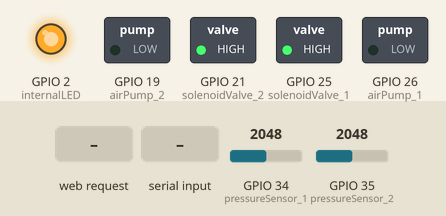
This sketch was run on a simulated ESP32. Parts: switched loads named in the sketch (green lamp = pin HIGH), output pins drawn as LEDs (lit = HIGH). The test bench sets the inputs (shaded band); at power-on: GPIO 34 (pressureSensor_1) = 2048, GPIO 35 (pressureSensor_2) = 2048. WiFi joins after 1.5 s; servers stay silent unless stated; what the sketch prints to the serial monitor is not drawn.

Above: at 3.7 s.
3.8 s: GPIO 34 (pressureSensor_1) set to 119
6.8 s: GPIO 34 (pressureSensor_1) set to 101
9.8 s: HTTP request GET /set?adj=max received
At 11.1 s:
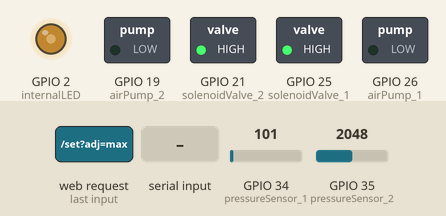
11.4 s: GPIO 35 (pressureSensor_2) set to 491
At 11.68 s:
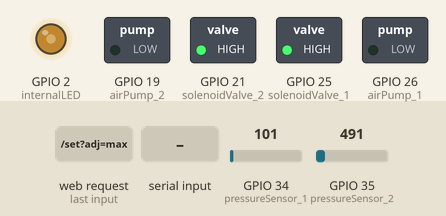
14.4 s: "max" received over Serial
17.4 s: GPIO 35 (pressureSensor_2) set to 121
20.4 s: GPIO 35 (pressureSensor_2) set to 103
At 21.4 s:
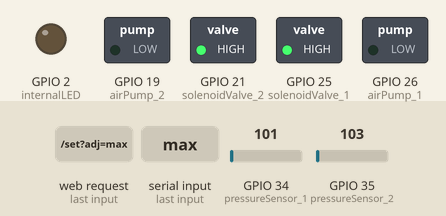
Timing chart, 0 to 22.9 s (numbered marks = the images above; inputs shaded):
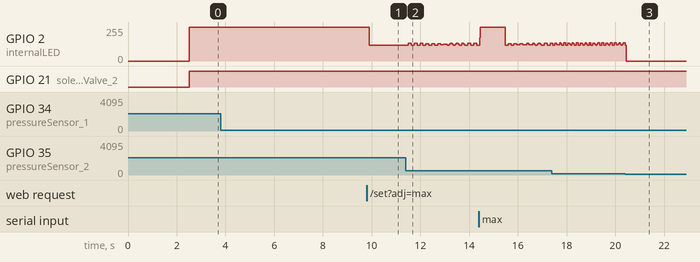

The sketch:

apparatus_script.ino
```cpp
#include <WiFi.h>
#include <WiFiMulti.h>
#include <WebServer.h>

//-// ESP32 Pins //-//
int internalLED = 2;  // blue
// Pressure Cuff #1
int airPump_1        = 26;
int solenoidValve_1  = 25;
int pressureSensor_1 = 34;
// Pressure Cuff #2
int airPump_2        = 19;
int solenoidValve_2  = 21;
int pressureSensor_2 = 35; // 4;

//-// Miscellaneous Variables //-//
// Pressure Cuff #1
int sensor_idle_1         = 60;     // in analogRead Units (0-4095)
int max_pressure_1        = 1000;
int current_pressure_1    = 0;
float intended_pressure_1 = 0;      // Percentage
bool reached_pressure_1   = false;
// Pressure Cuff #2
int sensor_idle_2         = 60;     // in analogRead Units (0-4095) ???
int max_pressure_2        = 1000;
int current_pressure_2    = 0;
float intended_pressure_2 = 0;      // Percentage
bool reached_pressure_2   = false;

float tolerance     = 50;           // in analogRead Units (±)
int adjustment_rate = 20;           // in ms (≤ 25)
bool readjust      = true;

String msg;                         // received via the SerialMonitor
String cmd;

const char *ssid[]      = {"<stationary_ssid>", "<mobile_ssid>"};
const char *password[]  = {"<stationary_password>", "<mobile_password>"};

WiFiMulti wifiMulti;

WebServer server(80);


void setup() {
  // put your setup code here, to run once:
  Serial.begin(115200);

  pinMode(internalLED, OUTPUT);

  pinMode(airPump_1, OUTPUT);
  pinMode(solenoidValve_1, OUTPUT);
  pinMode(airPump_2, OUTPUT);
  pinMode(solenoidValve_2, OUTPUT);

  // Start-up Sequence
  delay(1000);
  digitalWrite(solenoidValve_1, HIGH);
  Serial.println();

  connect_to_WiFi();
  server.on("/", handle_HTTP_main);
  server.on("/get", handle_HTTP_get);
  server.on("/set", handle_HTTP_set);
  server.begin();

  Serial.println();
  digitalWrite(solenoidValve_1, LOW);
}


void loop() {
  // put your main code here, to run repeatedly:
  server.handleClient();

  // Check for new Values
  if (Serial.available()) {
    msg = Serial.readString();
    handle_msg(msg);
  }

  // Read Pressure Values
  current_pressure_1 = analogRead(pressureSensor_1);
  current_pressure_2 = analogRead(pressureSensor_2);

  // Print Pressure Cuff #1
  Serial.print("Cuff_1.Pressure = " + String(current_pressure_1));
  Serial.print(" (" + String(to_mV(current_pressure_1)) + " mV");
  current_pressure_1 -= sensor_idle_1;
  Serial.print(" → " + printable_pressure(current_pressure_1) + ")");

  // Handle Pressure Cuff #1
  if ((intended_pressure_1 > 0) && (current_pressure_1 < (intended_pressure_1*max_pressure_1 - tolerance)) && (readjust || !reached_pressure_1)) {   // Inflate Cuff
    digitalWrite(airPump_1, HIGH);
    digitalWrite(solenoidValve_1, LOW);   // *(thud)*
    digitalWrite(internalLED, HIGH);
    Serial.println(" --> +");
  } else if (current_pressure_1 > (intended_pressure_1*max_pressure_1 + tolerance) && (readjust || !reached_pressure_1)) {                           // Deflate Cuff
    digitalWrite(airPump_1, LOW);
    digitalWrite(solenoidValve_1, HIGH);  // *click!*
    digitalWrite(internalLED, HIGH);
    Serial.println(" --> -");
  } else {                                                                                                                                                // Maintain current Pressure
    digitalWrite(airPump_1, LOW);
    if (intended_pressure_1 > 0)          // Stop Valve flickering when no Pressure to be sustained
      digitalWrite(solenoidValve_1, LOW);
    digitalWrite(internalLED, LOW);
    Serial.println(" --> =");
    reached_pressure_1 = true;
  }

  // Print Pressure Cuff #2
  Serial.print("Cuff_2.Pressure = " + String(current_pressure_2));
  Serial.print(" (" + String(to_mV(current_pressure_2)) + " mV");
  current_pressure_2 -= sensor_idle_2;
  Serial.print(" → " + printable_pressure(current_pressure_2) + ")");

  // Handle Pressure Cuff #2
  if ((intended_pressure_2 > 0) && (current_pressure_2 < (intended_pressure_2*max_pressure_2 - tolerance)) && (readjust || !reached_pressure_2)) {   // Inflate Cuff
    digitalWrite(airPump_2, HIGH);
    digitalWrite(solenoidValve_2, LOW);   // *(thud)*
    digitalWrite(internalLED, HIGH);
    Serial.println(" --> +");
  } else if (current_pressure_2 > (intended_pressure_2*max_pressure_2 + tolerance) && (readjust || !reached_pressure_2)) {                           // Deflate Cuff
    digitalWrite(airPump_2, LOW);
    digitalWrite(solenoidValve_2, HIGH);  // *click!*
    digitalWrite(internalLED, HIGH);
    Serial.println(" --> -");
  } else {                                                                                                      // Maintain current Pressure
    digitalWrite(airPump_2, LOW);
    if (intended_pressure_2 > 0)          // Stop Valve flickering when no Pressure to be sustained
      digitalWrite(solenoidValve_2, LOW);
    digitalWrite(internalLED, LOW);
    Serial.println(" --> =");
    reached_pressure_2 = true;
  }

  delay(adjustment_rate);
}


//-// Helper Functions //-//
float to_mV(int value) {
  return 3300*value/4095;
}

float to_kPa(int value) {
  return to_mV(value)/45;
}

String printable_pressure(int pressure) {
  float kPa = to_kPa(pressure);
  float mmHg = 7.50062*kPa;
  return (String(pressure) + " ≙ " + String(kPa) + " kPa = " + String(mmHg) + " mmHg");
}

void handle_msg(String msg) {
  cmd = msg.substring(0, 3);
  Serial.println();
  if (cmd == "max") {                   // max_pressure_1       (max)
    max_pressure_1 = msg.substring(3).toInt();
    Serial.println("max_pressure_1 <-- " + String(max_pressure_1));
  } else if (cmd == "lvl") {            // intended_pressure_1  (lvl)
    intended_pressure_1 = msg.substring(3).toFloat();
    Serial.println("intended_pressure_1 <-- " + String(intended_pressure_1) + " (≙ " + printable_pressure(intended_pressure_1*max_pressure_1) + ")");
  } else if (cmd == "adj") {            // adjustment_rate      (adj)
    adjustment_rate = msg.substring(3).toInt();
    Serial.println("adjustment_rate <-- " + String(adjustment_rate) + " ms");
  } else if (cmd == "tol") {            // tolerance            (tol)
    tolerance = msg.substring(3).toInt();
    Serial.println("tolerance <-- ±" + String(tolerance));
  } else if (cmd == "rea") {            // tolerance            (tol)
    if (msg.substring(3).toInt() >= 1) {
      readjust = true;
      Serial.println("readjust <-- true");
    } else {
      readjust = false;
      Serial.println("readjust <-- false");
    }
  } else {
    Serial.println("Unknown msg...");
  }
  Serial.println();
  reached_pressure_1 = false;
  reached_pressure_2 = false;
}

void connect_to_WiFi() {
  int i = 0;
  while (WiFi.status() != WL_CONNECTED) {
    WiFi.disconnect(true);  // Delete old Config

    Serial.println();
    Serial.print("Connecting to \"" + String(ssid[i]) + "\"");
    WiFi.begin(ssid[i], password[i]);

    int j = 0;
    while (WiFi.status() != WL_CONNECTED && j < 10) {
      delay(500);
      Serial.print(".");
      j++;
    }

    Serial.println();
    if (WiFi.status() == WL_CONNECTED) {
      Serial.print("Connection established under IP address: ");
      Serial.println(WiFi.localIP());
      break;
    }
    Serial.println("Couldn't establish a connection in time.");
    i = (i + 1) % 2;
  }
}

void handle_HTTP_main() {
  server.send(200, "text/html", "<html><title>ESP32</title><body><a>Click </a><a href=""/set"">here</a><a> to control the Pressure Cuffs or </a><a href=""/get"">here</a><a> to get their readings</a></body></html>");
}

void handle_HTTP_get() {
  server.send(200, "text/html", String(current_pressure_1) + " " + String(current_pressure_2));  // Alternately: "text/plain"
}

void handle_HTTP_set() {
  Serial.println();
  String html = "<html><head><meta charset=\"UTF-8\"><title>ESP32 Control Page</title></head><body>";

  html       += "<h1>Pressure Cuff Controls</h1>";
  html       += "<form action=""/set"" method=""get"">";
  html       += "  <input type=""text"" id=""rea"" name=""rea"">";
  html       += "  <label for=""rea"">readjust?";

  if (server.hasArg("rea") && !server.arg("rea").isEmpty()) {
    if (server.arg("rea").toInt() >= 1) {
      readjust = true;
      Serial.println("readjust? <-- true");
    } else {
      readjust = false;
      Serial.println("readjust? <-- false");
    }
    html     += " → ";
    reached_pressure_1 = false;
    reached_pressure_2 = false;
  } else {
    html     += " = ";
  }
  html       += String(readjust) + "</label><br><br>";

  html       += "  <input type=""text"" id=""adj"" name=""adj"">";
  html       += "  <label for=""adj"">adjustment_rate";

  if (server.hasArg("adj") && !server.arg("adj").isEmpty()) {
    adjustment_rate = server.arg("adj").toInt();
    Serial.println("adjustment_rate <-- " + String(adjustment_rate) + " ms");
    html     += " → ";
    reached_pressure_1 = false;
    reached_pressure_2 = false;
  } else {
    html     += " = ";
  }
  html       += String(adjustment_rate) + " ms</label><br><br>";

  html       += "  <input type=""text"" id=""tol"" name=""tol"">";
  html       += "  <label for=""tol"">tolerance";

  if (server.hasArg("tol") && !server.arg("tol").isEmpty()) {
    tolerance = server.arg("tol").toFloat();
    Serial.println("tolerance <-- ±" + printable_pressure(tolerance));
    html     += " → ";
    reached_pressure_1 = false;
    reached_pressure_2 = false;
  } else {
    html     += " = ";
  }
  html       += "±" + printable_pressure(tolerance) + "</label><br><br>";

  html       += "  <label for=""cuff_1"">Pressure Cuff #1 [<a href=""/set?lvl_1=0"">Deflate</a>]</label><br><br>";
  html       += "  <input type=""text"" id=""max_1"" name=""max_1"">";
  html       += "  <label for=""max_1"">max_pressure_1";

  if (server.hasArg("max_1") && !server.arg("max_1").isEmpty()) {
    max_pressure_1 = server.arg("max_1").toInt();
    if (max_pressure_1 > 4000)
      max_pressure_1 = 4000;
    Serial.println("max_pressure_1 <-- " + printable_pressure(max_pressure_1));
    html     += " → ";
    reached_pressure_1 = false;
  } else {
    html     += " = ";
  }
  html       += printable_pressure(max_pressure_1) + "</label><br><br>";

  html       += "  <input type=""text"" id=""lvl_1"" name=""lvl_1"">";
  html       += "  <label for=""lvl_1"">intended_pressure_1";

  if (server.hasArg("lvl_1") && !server.arg("lvl_1").isEmpty()) {
    intended_pressure_1 = server.arg("lvl_1").toFloat();
    if (intended_pressure_1 > 1.0)
      intended_pressure_1 = 1.0;
    Serial.println("intended_pressure_1 <-- " + String(intended_pressure_1) + " (≙ " + printable_pressure(intended_pressure_1*max_pressure_1) + ")");
    html     += " → ";
    reached_pressure_1 = false;
  } else {
    html     += " = ";
  }
  html       += String(intended_pressure_1) + " (= " + printable_pressure(intended_pressure_1*max_pressure_1) + ")</label><br><br>";

  html       += "  <label for=""cuff_1"">Pressure Cuff #2 [<a href=""/set?lvl_2=0"">Deflate</a>]</label><br><br>";
  html       += "  <input type=""text"" id=""max_2"" name=""max_2"">";
  html       += "  <label for=""max_2"">max_pressure_2";

  if (server.hasArg("max_2") && !server.arg("max_2").isEmpty()) {
    max_pressure_2 = server.arg("max_2").toInt();
    if (max_pressure_2 > 4000)
      max_pressure_2 = 4000;
    Serial.println("max_pressure_2 <-- " + printable_pressure(max_pressure_2));
    html     += " → ";
    reached_pressure_2 = false;
  } else {
    html     += " = ";
  }
  html       += printable_pressure(max_pressure_2) + "</label><br><br>";

  html       += "  <input type=""text"" id=""lvl_2"" name=""lvl_2"">";
  html       += "  <label for=""lvl_2"">intended_pressure_2";

  if (server.hasArg("lvl_2") && !server.arg("lvl_2").isEmpty()) {
    intended_pressure_2 = server.arg("lvl_2").toFloat();
    if (intended_pressure_2 > 1.0)
      intended_pressure_2 = 1.0;
    Serial.println("intended_pressure_2 <-- " + String(intended_pressure_2) + " (≙ " + printable_pressure(intended_pressure_2*max_pressure_2) + ")");
    html     += " → ";
    reached_pressure_2 = false;
  } else {
    html     += " = ";
  }
  html       += String(intended_pressure_2) + " (= " + printable_pressure(intended_pressure_2*max_pressure_2) + ")</label><br><br>";

  html       += "  <label for=""lvl_2"">Adjust the Pressure Cuffs' parameters as needed by clicking </label><input type=""submit"" value=""Apply"">";
  html       += "</form>";

  html       += "<a>Quick Action Buttons: <a href=""/set?lvl_1=0""><button>Deflate Cuff #1</button></a> <a href=""/set?lvl_2=0""><button>Deflate Cuff #2</button></a> <a href=""/set?lvl_1=0&lvl_2=0""><button>Deflate both Cuffs</button></a></a>";
  html       += "</body></html>";

  server.send(200, "text/html; charset=UTF-8", html);
  Serial.println();
}
```

Measured:
- the behaviour switches between 111 and 110 on GPIO 35 (pressureSensor_2) (found by bisection; images 2 and 3)
- after the input at 3.8 s, every drawn part: stays the same
- after the input at 9.8 s, GPIO 2 (internalLED): 255/255 → 118/255 after 0.11 s
- after the input at 11.4 s, GPIO 2 (internalLED): 118/255 → 132/255 after 0.11 s, → 118/255 0.12 s later, → 132/255 0.12 s later, → 118/255 0.12 s later, … (29 changes in this stretch)
